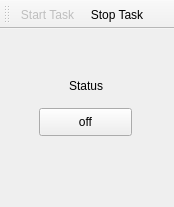
<?xml version="1.0" encoding="UTF-8"?>
<ui version="4.0">
 <class>MainWindow</class>
 <widget class="QMainWindow" name="MainWindow">
  <property name="geometry">
   <rect>
    <x>0</x>
    <y>0</y>
    <width>174</width>
    <height>207</height>
   </rect>
  </property>
  <property name="acceptDrops">
   <bool>false</bool>
  </property>
  <property name="windowTitle">
   <string>qudi: auto</string>
  </property>
  <widget class="QWidget" name="centralwidget">
   <layout class="QGridLayout" name="gridLayout">
    <item row="0" column="1">
     <widget class="QWidget" name="widget" native="true">
      <widget class="QLabel" name="statuslabel">
       <property name="geometry">
        <rect>
         <x>60</x>
         <y>40</y>
         <width>55</width>
         <height>16</height>
        </rect>
       </property>
       <property name="text">
        <string>Status</string>
       </property>
      </widget>
      <widget class="QPushButton" name="statuspushbutton">
       <property name="geometry">
        <rect>
         <x>30</x>
         <y>70</y>
         <width>93</width>
         <height>28</height>
        </rect>
       </property>
       <property name="text">
        <string>off</string>
       </property>
      </widget>
     </widget>
    </item>
   </layout>
  </widget>
  <widget class="QToolBar" name="taskToolBar">
   <property name="enabled">
    <bool>true</bool>
   </property>
   <property name="windowTitle">
    <string>toolBar</string>
   </property>
   <attribute name="toolBarArea">
    <enum>TopToolBarArea</enum>
   </attribute>
   <attribute name="toolBarBreak">
    <bool>false</bool>
   </attribute>
   <addaction name="actionStart"/>
   <addaction name="actionStop"/>
  </widget>
  <action name="actionStart">
   <property name="enabled">
    <bool>false</bool>
   </property>
   <property name="icon">
    <iconset>
     <normaloff>../../../artwork/icons/oxygen/22x22/media-playback-start.png</normaloff>../../../artwork/icons/oxygen/22x22/media-playback-start.png</iconset>
   </property>
   <property name="text">
    <string>Start Task</string>
   </property>
   <property name="toolTip">
    <string>Start / Pause / Resume the task</string>
   </property>
  </action>
  <action name="actionStop">
   <property name="enabled">
    <bool>true</bool>
   </property>
   <property name="icon">
    <iconset>
     <normaloff>../../../artwork/icons/oxygen/22x22/media-playback-stop.png</normaloff>../../../artwork/icons/oxygen/22x22/media-playback-stop.png</iconset>
   </property>
   <property name="text">
    <string>Stop Task</string>
   </property>
  </action>
 </widget>
 <resources/>
 <connections/>
</ui>
